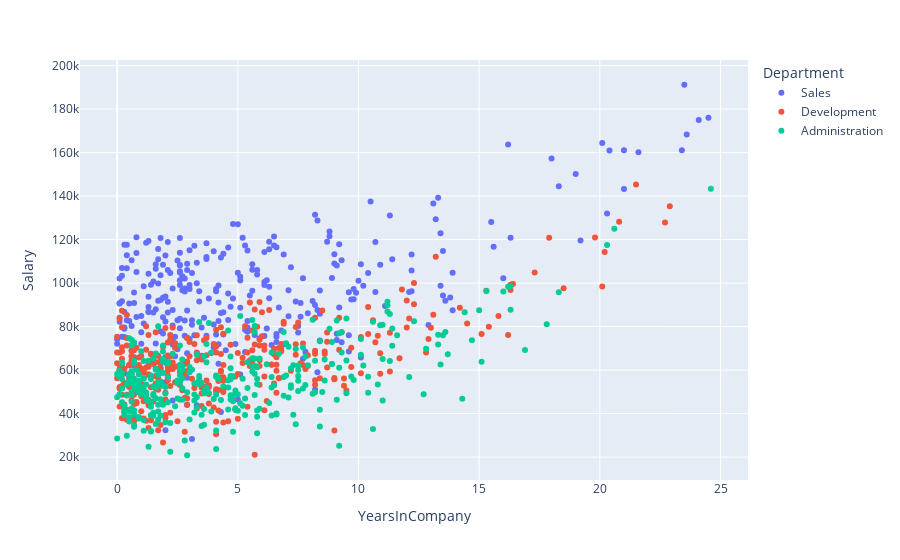

This figure's notebook cell:
### Code cell
px.scatter(data_frame=df, x="YearsInCompany", y="Salary", color="Department")

### Figure 1 — Plotly figure (JSON) as saved in the notebook; plotly's stock layout.template omitted (floating-point values rounded to 4 significant figures; data arrays with more than 128 entries replaced by an {"elided": "..."} marker saying what was removed)
{"data": [{"hovertemplate": "Department=Sales<br>YearsInCompany=%{x}<br>Salary=%{y}<extra></extra>", "legendgroup": "Sales", "marker": {"color": "#636efa", "symbol": "circle"}, "mode": "markers", "name": "Sales", "orientation": "v", "showlegend": true, "type": "scatter", "x": {"elided": "311 float values"}, "xaxis": "x", "y": {"elided": "311 int values"}, "yaxis": "y"}, {"hovertemplate": "Department=Development<br>YearsInCompany=%{x}<br>Salary=%{y}<extra></extra>", "legendgroup": "Development", "marker": {"color": "#EF553B", "symbol": "circle"}, "mode": "markers", "name": "Development", "orientation": "v", "showlegend": true, "type": "scatter", "x": {"elided": "344 float values"}, "xaxis": "x", "y": {"elided": "344 int values"}, "yaxis": "y"}, {"hovertemplate": "Department=Administration<br>YearsInCompany=%{x}<br>Salary=%{y}<extra></extra>", "legendgroup": "Administration", "marker": {"color": "#00cc96", "symbol": "circle"}, "mode": "markers", "name": "Administration", "orientation": "v", "showlegend": true, "type": "scatter", "x": {"elided": "338 float values"}, "xaxis": "x", "y": {"elided": "338 int values"}, "yaxis": "y"}], "layout": {"autosize": true, "legend": {"title": {"text": "Department"}, "tracegroupgap": 0}, "margin": {"t": 60}, "xaxis": {"anchor": "y", "autorange": true, "domain": [0, 1], "range": [-1.622, 26.22], "title": {"text": "YearsInCompany"}, "type": "linear"}, "yaxis": {"anchor": "x", "autorange": true, "domain": [0, 1], "range": [7672.0, 204400.0], "title": {"text": "Salary"}, "type": "linear"}}}
